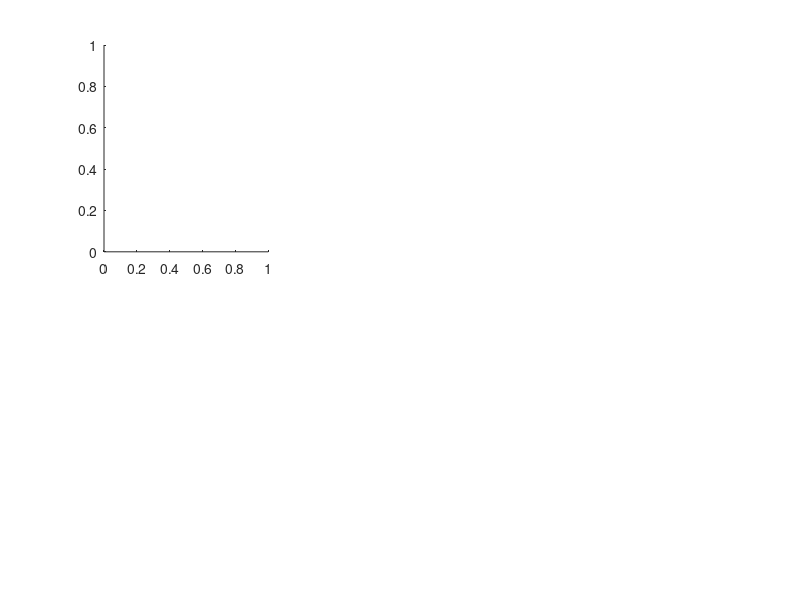

Recreate this plot in MATLAB. (Note: this script raises an error after producing the figure.)
%% Comparación cinemática: Baseline vs Exo Patrick (.mot de PredSim)
clear; close all; clc
root = 'C:\PredSim\exo_project\PredSimResults';

% Carpetas con el .mot de cada condición
folders = {fullfile(root,'gait1018'), ...   % Baseline (SO1)
    fullfile(root,'SO4')};           % Exo con masa/inercia y torque ideal

% Leyendas y estilos actualizados
labels  = {'baseline', 'exoPatrickMassInercia'};
colors  = {[0 0 0], [0.85 0.325 0.098]}; % Negro y Naranja
styles  = {'--', '-'};

coords_to_plot = {'pelvis_ty','pelvis_tilt','hip_flexion_r', ...
    'knee_angle_r','ankle_angle_r','lumbar_extension'};
y_labels = {'Position (m)','Angle (deg)','Angle (deg)', ...
    'Angle (deg)','Angle (deg)','Angle (deg)'};

flip_knee   = true;    
TOE_OFF_PCT = 60;      

%% Leer los .mot
data = cell(1,numel(folders));
for k = 1:numel(folders)
    d = dir(fullfile(folders{k},'*.mot'));
    if isempty(d), warning('Sin .mot en %s',folders{k}); continue; end
    [~,idx] = max([d.datenum]);
    f = fullfile(d(idx).folder,d(idx).name);
    fprintf('%s -> %s\n',labels{k},f);
    [T,inDeg] = read_mot(f);
    data{k}.T = T; data{k}.inDeg = inDeg;
    data{k}.pct = (T.time - T.time(1)) / (T.time(end) - T.time(1)) * 100;
end

%% Gráficos
fig = figure('Color','w','Position',[100 100 1300 650]);
for i = 1:numel(coords_to_plot)
    coord = coords_to_plot{i};
    ax = subplot(2,3,i); hold(ax,'on'); box(ax,'off')
    for k = 1:numel(data)
        if isempty(data{k}), continue; end
        T = data{k}.T;
        if ~ismember(coord,T.Properties.VariableNames)
            warning('%s no está en %s',coord,labels{k}); continue
        end
        y = T.(coord);
        isTrans = ~isempty(regexp(coord,'_t[xyz]$','once'));
        if ~isTrans && ~data{k}.inDeg, y = rad2deg(y); end
        if flip_knee && contains(coord,'knee_angle'), y = -y; end
        plot(ax,data{k}.pct,y,styles{k},'Color',colors{k},'LineWidth',1.8, ...
            'DisplayName',labels{k});
    end
    if ~isempty(TOE_OFF_PCT), xline(ax,TOE_OFF_PCT,':k','HandleVisibility','off'); end
    xlim(ax,[0 100]); xticks(ax,[0 50 100])
    title(ax,coord,'Interpreter','none','FontWeight','bold')
    xlabel(ax,'Gait Cycle (%)'); ylabel(ax,y_labels{i})
    if i == 1, legend(ax,'Location','best','Box','off','Interpreter','none'); end
end
sgtitle('Kinematics: Baseline vs Exo Patrick','FontWeight','bold')
exportgraphics(fig,fullfile(fileparts(mfilename('fullpath')),'Joints_Baseline_vs_ExoPatrick.png'),'Resolution',300)

%% Función local: lee un .mot de OpenSim
function [T,inDeg] = read_mot(f)
fid = fopen(f); n = 0; inDeg = true;
while true
    l = fgetl(fid); n = n + 1;
    if ~ischar(l), fclose(fid); error('No se encontró endheader en %s',f); end
    if contains(lower(l),'indegrees=no'), inDeg = false; end
    if strcmpi(strtrim(l),'endheader'), break; end
end
fclose(fid);
T = readtable(f,'FileType','text','NumHeaderLines',n, ...
    'Delimiter',{'\t',' '},'MultipleDelimsAsOne',true, ...
    'VariableNamingRule','preserve');
end
